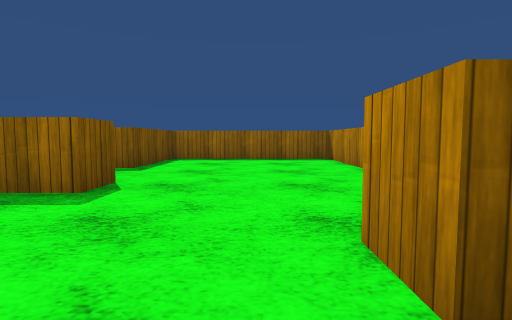
view 1 (above)

24 first-person views from a walk through a Unity game level. The camera is 0.72 m above the floor, tilts 4° down and sees 80° across. The floor is counted in squares, 1 m on a side. Each view is taken from the middle of a square. On the plan, view 1 faces up. The plan holds only what a view shows up to about 10 squares ahead; the rest is blank. The place goes on beyond the plan. Surface patterns are stand-ins for the level's own textures.

view 2
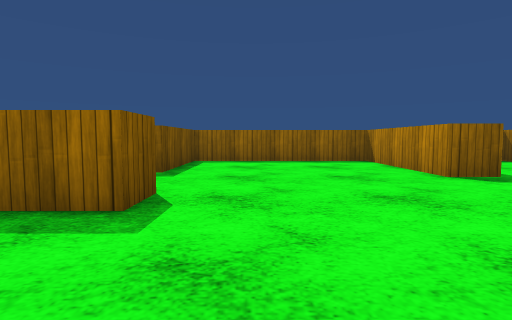

view 3
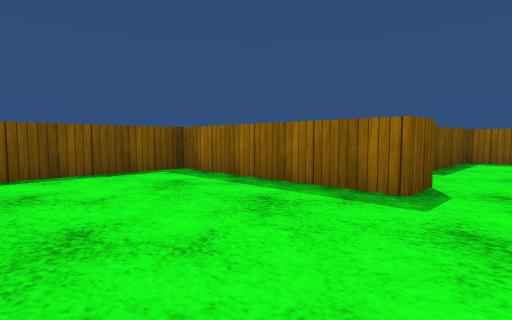

view 4
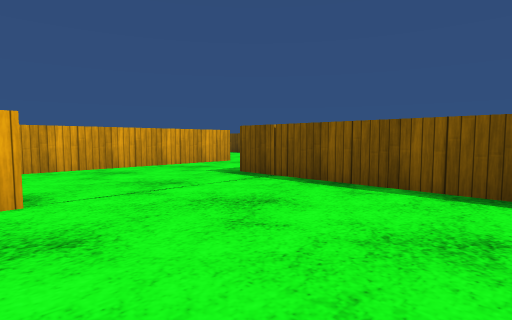

view 5
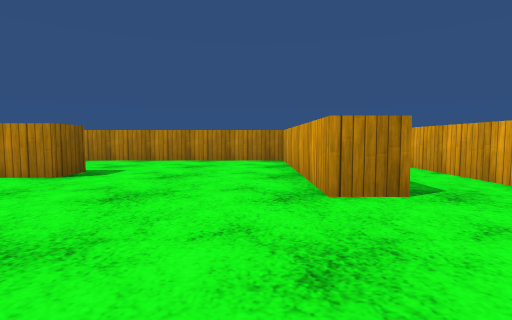

view 6
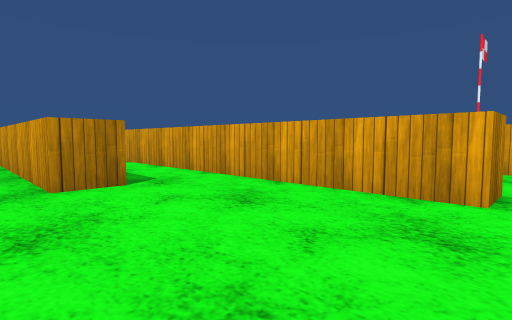

view 7
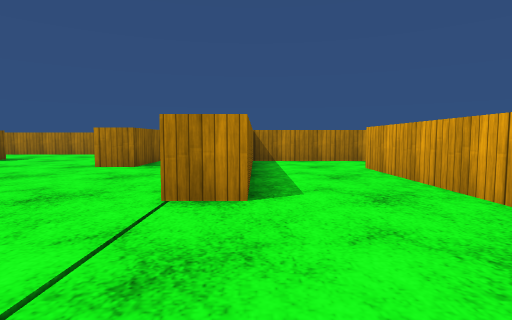

view 8
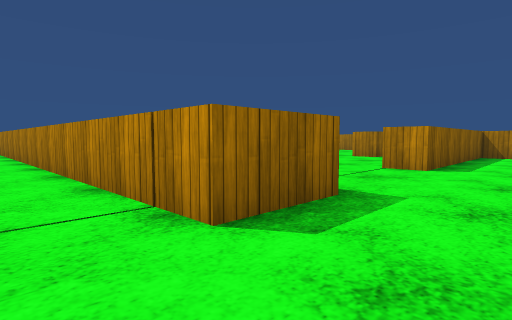

view 9
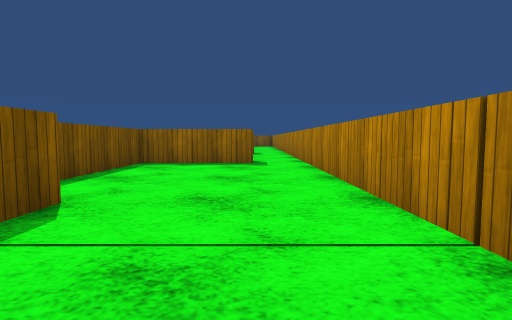

view 10
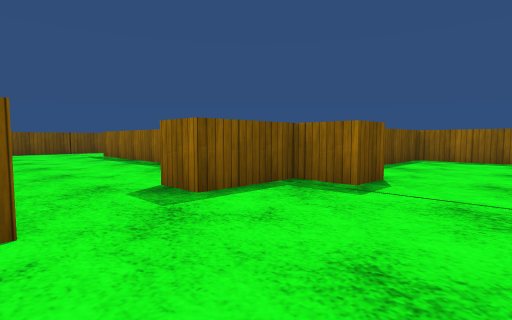

view 11
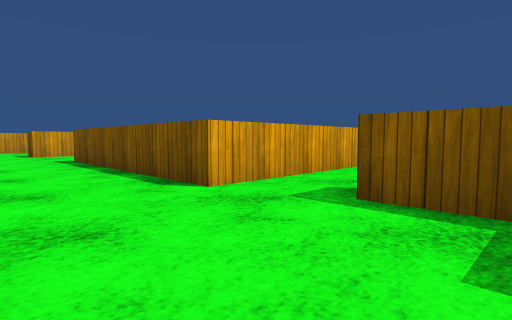

view 12
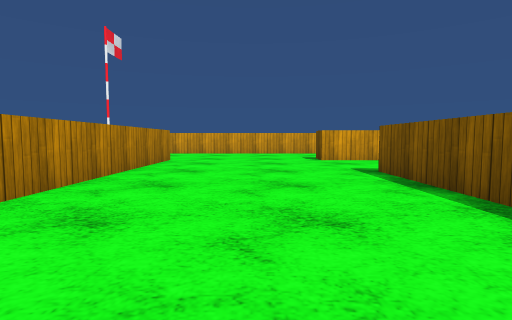

view 13
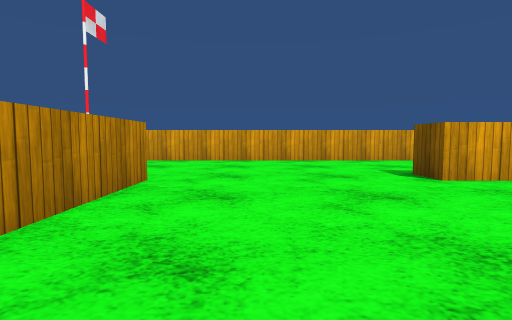

view 14
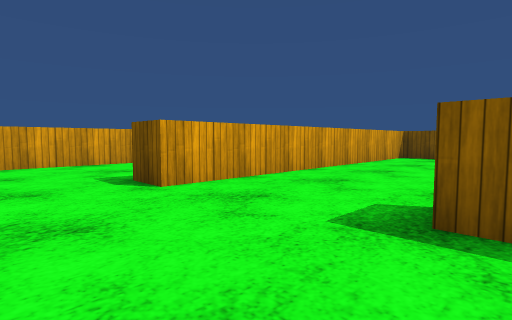

view 15
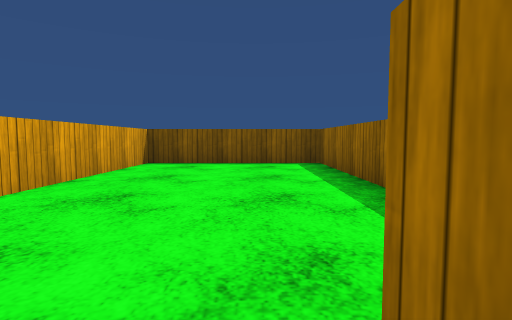

view 16
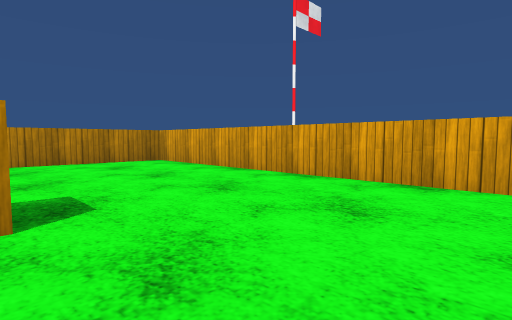

view 17
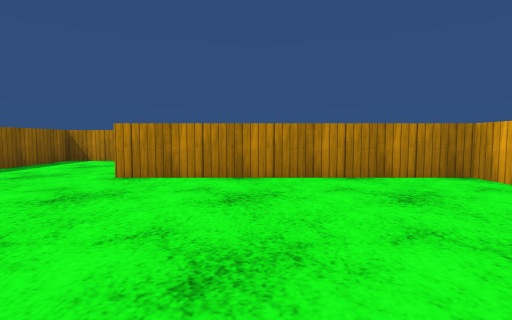

view 18
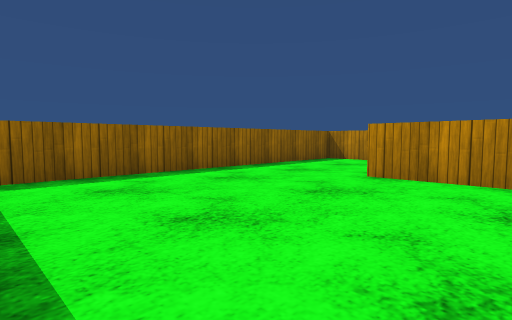

view 19
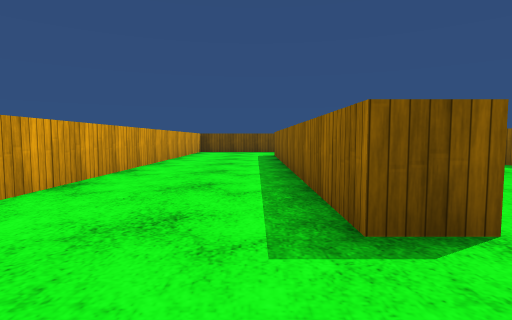

view 20
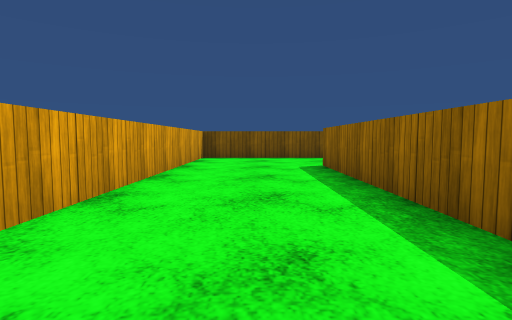

view 21
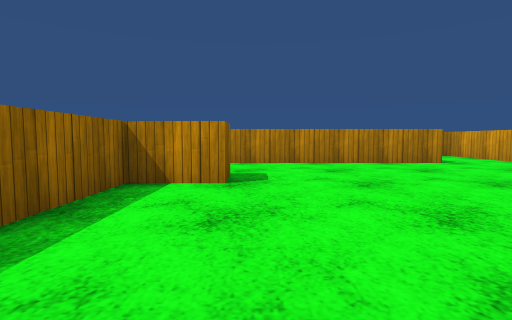

view 22
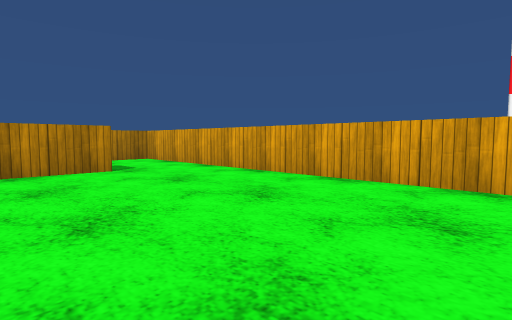

view 23
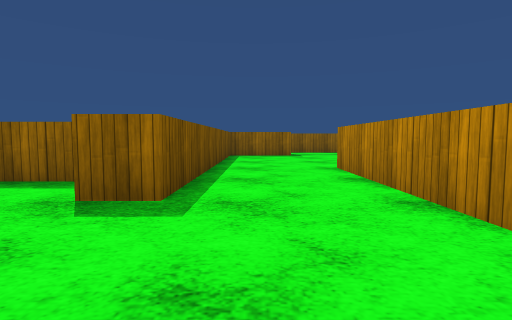

view 24
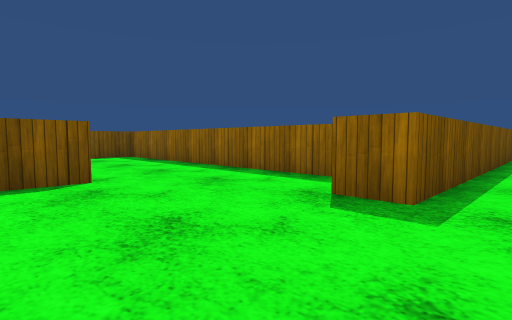

### Floor plan
Points are (right, up) in squares from view 1. A wall is a line through its corners. A room is listed if a view was taken in it or the views show most of it. See-through windows are left out.
Room 1 (views 1, 2, 3, 4, 5, 6, 7)
walls: (-2.3, 5.1) (-2.3, 4) (-7.5, 4) (-7.5, -2); (0.7, 1.1) (0.7, 2.1) (7, 2.1) (7, 8.6); (1.1, -2) (-3.5, -2) (-3.5, -0.9) (0.4, -0.9); (3.6, 6.7) (2.6, 6.7) (2.6, 10.9) (-3, 10.9) (-3, 7.5) (-3.5, 7.5); (2.9, -4.6) (2.9, -1.9); (-7.5, -4.7) (0.5, -4.7)
ways out: opening at (-8.5, -3.5) to room 2; opening at (-3.5, 6.5); opening at (1, 0); opening at (1.5, -5)
Room 2 (views 8, 9, 10, 11, 12, 13, 14, 15, 16, 17, 18, 19, 20, 21, 22, 23, 24)
walls: (-8.1, -15.4) (-8.1, -8.4); (-14.2, -11.7) (-14.8, -11.7); (-9.5, -4.7) (-7.5, -4.7); (-0.4, -13.4) (-0.4, -14.6); (-18.4, -10.1) (-23, -10.1) (-23, -15.2) (-13.2, -15.2) (-13.2, -16.2) (-24.2, -16.2); (-15.4, -4.7) (-13.7, -4.7) (-13.7, -11.8); (-7.5, -2) (-9.5, -2) (-9.5, 7.6); (0.4, -20) (9.2, -20); (-13.2, 0.5) (-13.2, -0.6) (-14.4, -0.6) (-14.4, -2.7) (-15.5, -2.7); (3.9, -6.5) (3.9, -11.5) (2.9, -11.5) (2.9, -9.9) (-6.5, -9.9); (7, -17.6) (7, -7.5); (-24.5, -20) (-1.4, -20) (-1.4, -13.4); (-11, 6) (-14.4, 6) (-14.4, 2.2)
ways out: opening at (-8.5, -3.5) to room 1; opening at (-15, -3.5); opening at (-10, 6.5); opening at (5.5, -7); opening at (7.5, -18.5)

Where each view was taken, in squares from view 1:
view 1: 0 up, 0 right, facing up
view 2: 1 up, 1 left, facing up
view 3: 0 up, 1 left, facing up-left
view 4: 3 up, 3 left, facing down-left
view 5: 3 up, 3 left, facing right
view 6: 3 up, 4 left, facing down-right
view 7: 2 down, 7 left, facing right
view 8: 4 down, 11 left, facing up-right
view 9: 3 down, 11 left, facing up
view 10: 5 down, 11 left, facing up-left
view 11: 1 down, 11 left, facing down-left
view 12: 5 down, 11 left, facing down
view 13: 10 down, 10 left, facing down
view 14: 11 down, 11 left, facing down-left
view 15: 12 down, 14 left, facing left
view 16: 15 down, 11 left, facing down-right
view 17: 16 down, 7 left, facing right
view 18: 16 down, 7 left, facing up-right
view 19: 17 down, 11 left, facing left
view 20: 18 down, 16 left, facing left
view 21: 12 down, 2 left, facing right
view 22: 15 down, 0 right, facing down-right
view 23: 15 down, 5 right, facing up
view 24: 15 down, 5 right, facing up-left
